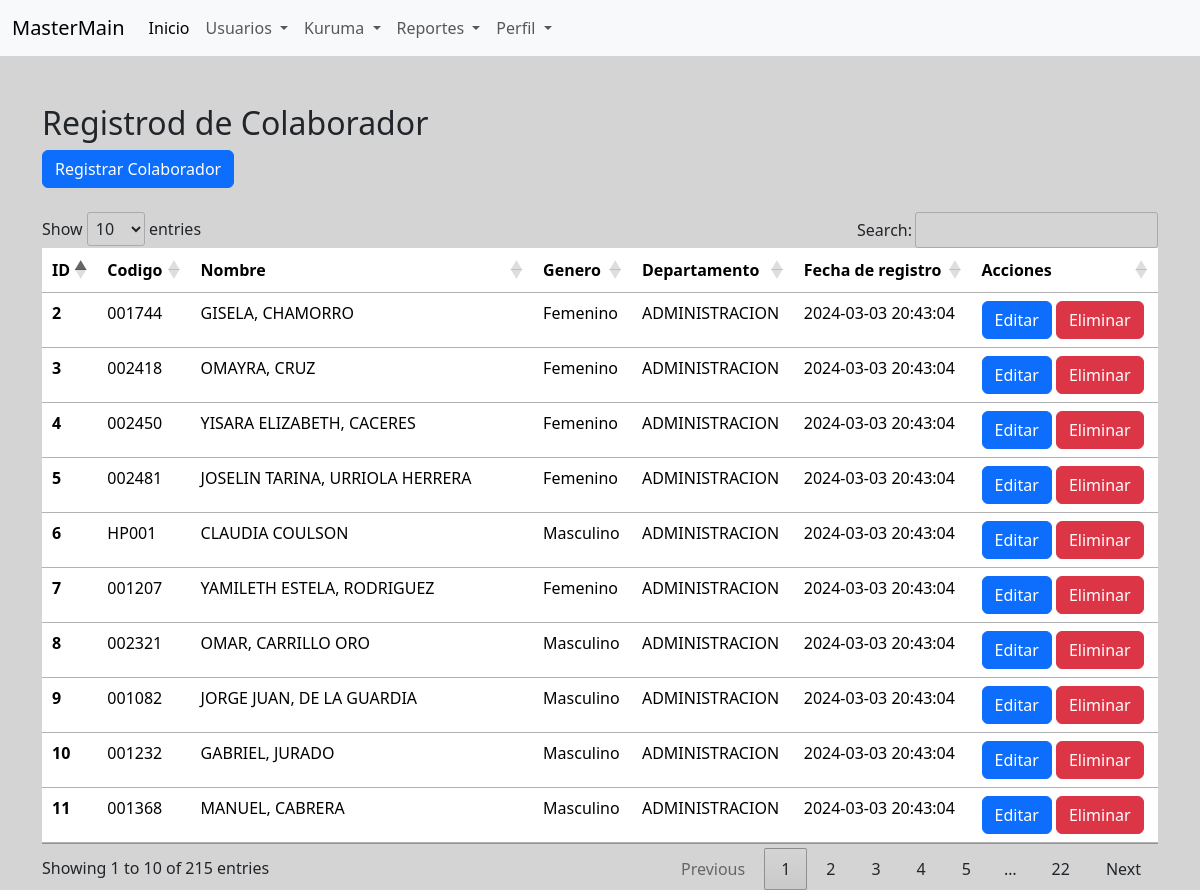
/index.php?pag=reg_colab (signed in), run on an earlier commit of the app's database.
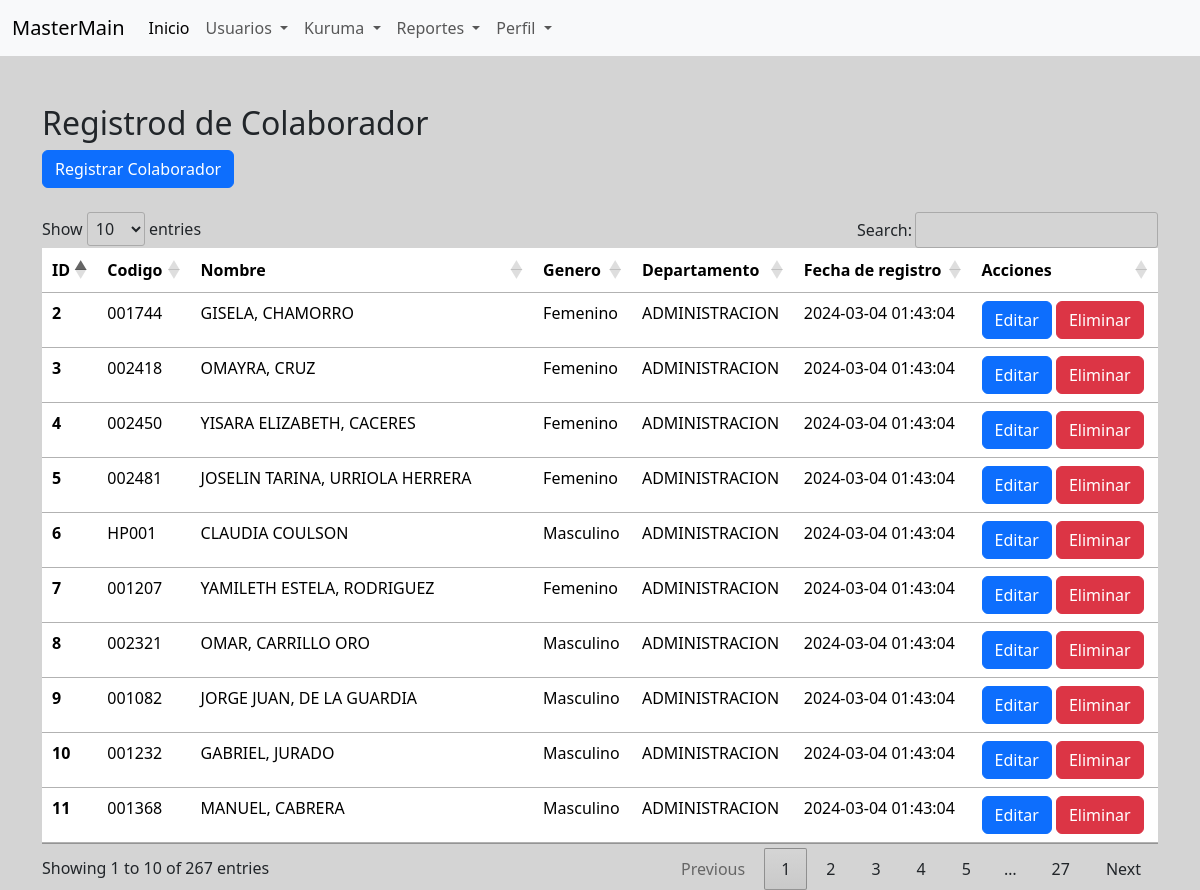
And on a later commit of the database.
### tables this page shows
CREATE TABLE `comisiones_colaboradores` (
  `id` int(11) NOT NULL,
  `codigo` varchar(15) NOT NULL,
  `nombre_completo` varchar(150) NOT NULL,
  `genero` varchar(20) NOT NULL,
  `departamento` varchar(100) NOT NULL,
  `stat` int(1) NOT NULL,
  `fecha_log` timestamp NOT NULL DEFAULT current_timestamp()
);

### controllers/ColaboradorController.php (called while the page is built, shortened)
<?php
if (isset($modal) && $modal == 1) {
    require_once '../models/ColaboradorModel.php';
}else {
    require_once 'models/ColaboradorModel.php';
}
class ColaboradorController {
    private $model;
    public function __construct() {
        $this->model = new ColaboradorModel();
    }
    public function all_colab(){
        return $this->model->all_colab();
    }
    public function getAndShowAllColab() {
        $all_colaborador = self::all_colab();
        include 'views/register_colab.php';
    }
}

### models/ColaboradorModel.php (called while the page is built, shortened)
<?php
class ColaboradorModel extends Database {
    public function all_colab() {
        $lista_col = [];
        $conn = $this->getMySQLConnection();
        $stmt = $conn->query("SELECT * FROM comisiones_colaboradores");
        while ($list = $stmt->fetch_array()) {
            $lista_col[] = $list;
        }
        return $lista_col;
    }
}

### views/register_colab.php (the view, shortened to what this page needs)
<?php include 'header.php'; ?>
<?php include 'menu.php'; ?>
<div class="container mt-5">
    <h2>Registrod de Colaborador</h2>
    <button type="button" class="btn btn-primary" data-bs-toggle="modal" data-bs-target="#modalDinamica" onclick="modal_dinamica(3)">
        Registrar Colaborador
    </button>
    <br>
    <br>
    <table class="table table-hover" id="tabla_date">
        <thead>
            <tr>
            <th scope="col">ID</th>
            <th scope="col">Codigo</th>
            <th scope="col">Nombre</th>
            <th scope="col">Genero</th>
            <th scope="col">Departamento</th>
            <th scope="col">Fecha de registro</th>
            <th scope="col">Acciones</th>
            </tr>
        </thead>
        <tbody>
            <?php if (isset($all_colaborador) && !empty($all_colaborador)) {
                    foreach ($all_colaborador as $colab) { ?>
            <tr>
                <th scope="row"><?php echo $colab['id']; ?></th>
                <td><?php echo $colab['codigo']; ?></td>
                <td><?php echo utf8_encode($colab['nombre_completo']); ?></td>
                <td><?php if($colab['genero'] == 'M'){ echo 'Masculino'; }else{ echo 'Femenino';} ?></td>
                <td><?php echo $colab['departamento']; ?></td>
                <td><?php echo $colab['fecha_log']; ?></td>
                <td>
                    <input type="button" value="Editar" class="btn btn-primary" data-bs-toggle="modal" data-bs-target="#modalDinamicaEdit<?php echo $colab['id']; ?>" onclick="modal_dinamica_edit(<?php echo $colab['id']; ?>, 1)">
                    <input type="button" value="Eliminar" class="btn btn-danger" data-bs-toggle="modal" data-bs-target="#modalDinamicaElim<?php echo $colab['id']; ?>" onclick="modal_dinamica_elim(<?php echo $colab['id']; ?>, 1)">
                </td>
            </tr>
            <?php  }
                } else {
                    echo "No hay colaboradores registrados.";
                }
                    ?>
        </tbody>
    </table>
</div>
<?php include 'footer.php'; ?>

What changed in the data, as far as the page shows it:
changed comisiones_colaboradores "GISELA, CHAMORRO": fecha_log "2024-03-03 20:43:04" → "2024-03-04 01:43:04"
changed comisiones_colaboradores "OMAYRA, CRUZ": fecha_log "2024-03-03 20:43:04" → "2024-03-04 01:43:04"
changed comisiones_colaboradores "YISARA ELIZABETH, CACERES": fecha_log "2024-03-03 20:43:04" → "2024-03-04 01:43:04"
changed comisiones_colaboradores "JOSELIN TARINA, URRIOLA HERRERA": fecha_log "2024-03-03 20:43:04" → "2024-03-04 01:43:04"
changed comisiones_colaboradores "HP001": fecha_log "2024-03-03 20:43:04" → "2024-03-04 01:43:04"
changed comisiones_colaboradores "YAMILETH ESTELA, RODRIGUEZ": fecha_log "2024-03-03 20:43:04" → "2024-03-04 01:43:04"
changed comisiones_colaboradores "OMAR, CARRILLO ORO": fecha_log "2024-03-03 20:43:04" → "2024-03-04 01:43:04"
changed comisiones_colaboradores "JORGE JUAN, DE LA GUARDIA": fecha_log "2024-03-03 20:43:04" → "2024-03-04 01:43:04"
changed comisiones_colaboradores "GABRIEL, JURADO": fecha_log "2024-03-03 20:43:04" → "2024-03-04 01:43:04"
changed comisiones_colaboradores "MANUEL, CABRERA": fecha_log "2024-03-03 20:43:04" → "2024-03-04 01:43:04"
Also different on the page:
text written by a page script: "Show entries Search: Showing 1 to 10 of 215 entries Previous 1 2 3 4 5 … 22 Next" → "Show entries Search: Showing 1 to 10 of 267 entries Previous 1 2 3 4 5 … 27 Next"
